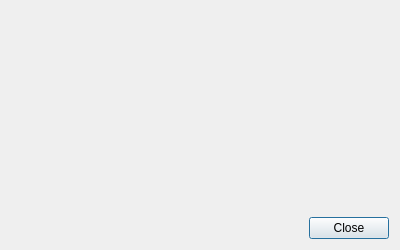
<?xml version="1.0" encoding="UTF-8"?>
<ui version="4.0">
    <class>aboutWindow</class>
    <widget class="QDialog" name="aboutWindow">
        <property name="windowModality">
            <enum>Qt::WindowModality::ApplicationModal</enum>
        </property>
        <property name="geometry">
            <rect>
                <x>0</x>
                <y>0</y>
                <width>400</width>
                <height>250</height>
            </rect>
        </property>
        <property name="windowTitle">
            <string>About</string>
        </property>
        <property name="modal">
            <bool>true</bool>
        </property>
        <layout class="QVBoxLayout" name="verticalLayout_2">
            <item>
                <layout class="QVBoxLayout" name="verticalLayout">
                    <property name="spacing">
                        <number>9</number>
                    </property>
                    <property name="leftMargin">
                        <number>12</number>
                    </property>
                    <property name="topMargin">
                        <number>12</number>
                    </property>
                    <property name="rightMargin">
                        <number>12</number>
                    </property>
                    <property name="bottomMargin">
                        <number>12</number>
                    </property>
                    <item>
                        <widget class="QLabel" name="lblDescription">
                            <property name="text">
                                <string />
                            </property>
                            <property name="alignment">
                                <set>Qt::AlignmentFlag::AlignCenter</set>
                            </property>
                        </widget>
                    </item>
                    <item>
                        <widget class="QLabel" name="lblRepoWebsite">
                            <property name="text">
                                <string />
                            </property>
                            <property name="alignment">
                                <set>Qt::AlignmentFlag::AlignCenter</set>
                            </property>
                            <property name="openExternalLinks">
                                <bool>true</bool>
                            </property>
                            <property name="textInteractionFlags">
                                <set>Qt::TextInteractionFlag::TextBrowserInteraction</set>
                            </property>
                        </widget>
                    </item>
                    <item>
                        <widget class="QLabel" name="lblCopyright">
                            <property name="text">
                                <string />
                            </property>
                            <property name="alignment">
                                <set>Qt::AlignmentFlag::AlignCenter</set>
                            </property>
                        </widget>
                    </item>
                    <item>
                        <widget class="QLabel" name="lblCopyrightHistory">
                            <property name="acceptDrops">
                                <bool>false</bool>
                            </property>
                            <property name="text">
                                <string />
                            </property>
                            <property name="alignment">
                                <set>Qt::AlignmentFlag::AlignCenter</set>
                            </property>
                        </widget>
                    </item>
                    <item>
                        <widget class="QLabel" name="lblVersion">
                            <property name="text">
                                <string />
                            </property>
                            <property name="alignment">
                                <set>Qt::AlignmentFlag::AlignCenter</set>
                            </property>
                        </widget>
                    </item>
                    <item>
                        <spacer name="verticalSpacer">
                            <property name="orientation">
                                <enum>Qt::Orientation::Vertical</enum>
                            </property>
                            <property name="sizeHint" stdset="0">
                                <size>
                                    <width>20</width>
                                    <height>40</height>
                                </size>
                            </property>
                        </spacer>
                    </item>
                </layout>
            </item>
            <item>
                <widget class="QDialogButtonBox" name="buttonBox">
                    <property name="orientation">
                        <enum>Qt::Orientation::Horizontal</enum>
                    </property>
                    <property name="standardButtons">
                        <set>QDialogButtonBox::StandardButton::Close</set>
                    </property>
                </widget>
            </item>
        </layout>
    </widget>
    <resources />
    <connections>
        <connection>
            <sender>buttonBox</sender>
            <signal>clicked(QAbstractButton*)</signal>
            <receiver>aboutWindow</receiver>
            <slot>accept()</slot>
            <hints>
                <hint type="sourcelabel">
                    <x>259</x>
                    <y>273</y>
                </hint>
                <hint type="destinationlabel">
                    <x>259</x>
                    <y>149</y>
                </hint>
            </hints>
        </connection>
    </connections>
</ui>
